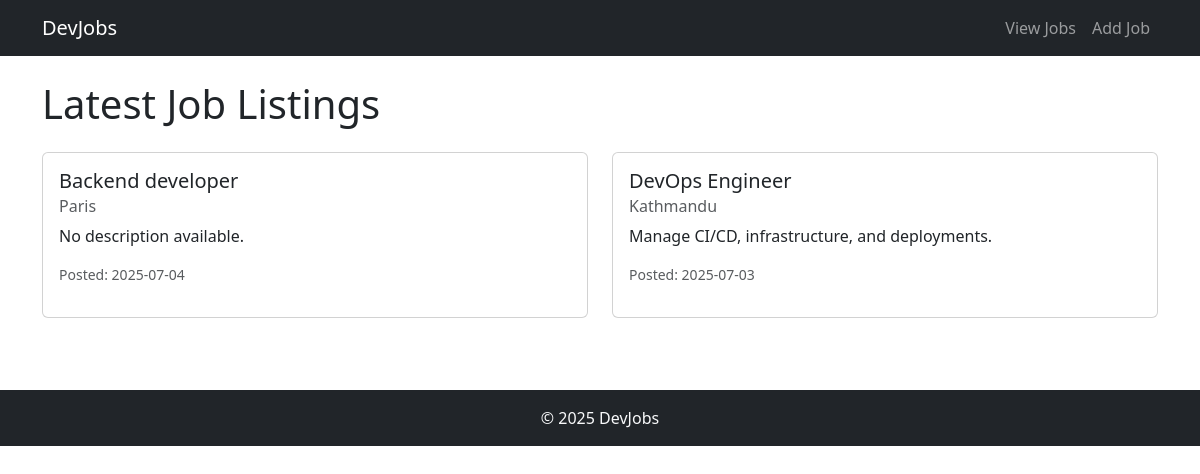
The app's page /, older data.
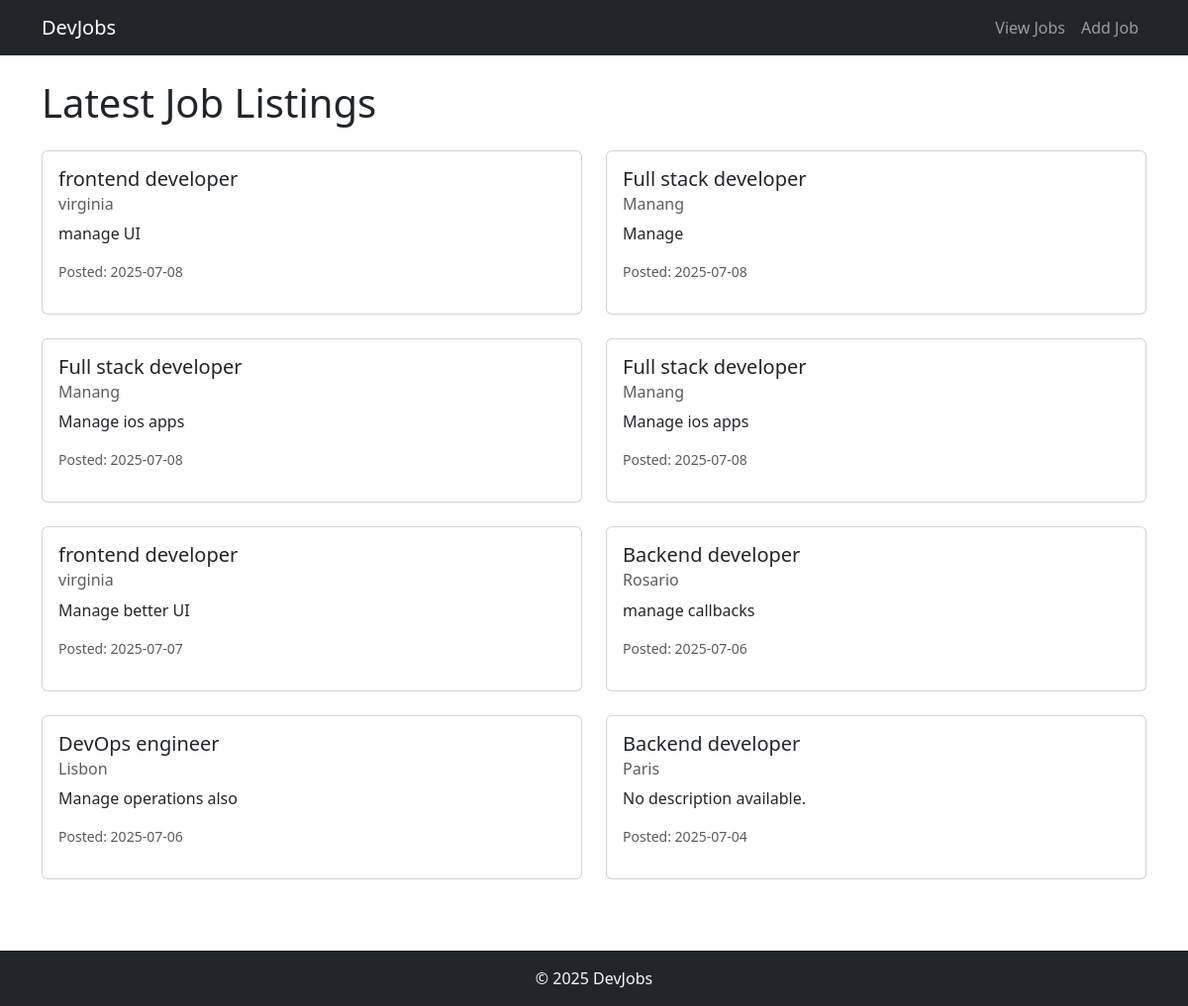
The same page, newer data.
### app.py (models this page shows)
class Job(db.Model):
    id = db.Column(db.Integer, primary_key=True)
    title = db.Column(db.String(100), nullable=False)
    location = db.Column(db.String(100), nullable=False)
    description = db.Column(db.Text, nullable=True)
    created_at = db.Column(db.DateTime, default=datetime.utcnow)

### app.py (the view)
@app.route('/')
def home():
    jobs = Job.query.order_by(Job.created_at.desc()).limit(10).all()
    return render_template('home.html', jobs=jobs)

### templates/home.html (shortened to what this page needs)
{% extends 'base.html' %}
{% block content %}
  <h1 class="mb-4">Latest Job Listings</h1>
  {% if jobs %}
    <div class="row">
      {% for job in jobs %}
        <div class="col-md-6 mb-4">
          <div class="card h-100">
            <div class="card-body">
              <h5 class="card-title">{{ job.title }}</h5>
              <h6 class="card-subtitle mb-2 text-muted">{{ job.location }}</h6>
              <p class="card-text">
                {{ job.description[:120] if job.description else "No description available." }}
              </p>
              <p class="text-muted small">Posted: {{ job.created_at.strftime('%Y-%m-%d') if job.created_at else "N/A" }}</p>
            </div>
          </div>
        </div>
      {% endfor %}
    </div>
  {% else %}
    <p>No jobs found.</p>
  {% endif %}
{% endblock %}

### templates/base.html (shortened to what this page needs)
<!DOCTYPE html>
<html lang="en">
<head>
  <link href="https://cdn.jsdelivr.net/npm/bootstrap@5.3.2/dist/css/bootstrap.min.css" rel="stylesheet">
</head>
<body>
  <nav class="navbar navbar-expand-lg navbar-dark bg-dark">
    <div class="container">
      <a class="navbar-brand" href="/">DevJobs</a>
      <div class="collapse navbar-collapse" id="navbarNav">
        <ul class="navbar-nav ms-auto">
          <li class="nav-item"><a class="nav-link" href="/view-jobs">View Jobs</a></li>
          <li class="nav-item"><a class="nav-link" href="/add-job">Add Job</a></li>
        </ul>
      </div>
    </div>
  </nav>
  <div class="container mt-4 mb-5">
    {% block content %}{% endblock %}
  </div>
  <footer class="bg-dark text-light text-center py-3">
    &copy; 2025 DevJobs
  </footer>
</body>
</html>

Row changes from the older to the newer data that the page shows:
removed Job: title "DevOps Engineer", location "Kathmandu", description "Manage CI/CD, infrastructure, and deployments.", created_at "2025-07-03"
added Job: title "frontend developer", location "virginia", description "manage UI", created_at "2025-07-08"
added Job: title "Full stack developer", location "Manang", description "Manage", created_at "2025-07-08"
added Job: title "Full stack developer", location "Manang", description "Manage ios apps", created_at "2025-07-08"
added Job: title "Full stack developer", location "Manang", description "Manage ios apps", created_at "2025-07-08"
added Job: title "frontend developer", location "virginia", description "Manage better UI", created_at "2025-07-07"
added Job: title "Backend developer", location "Rosario", description "manage callbacks", created_at "2025-07-06"
added Job: title "DevOps engineer", location "Lisbon", description "Manage operations also", created_at "2025-07-06"
